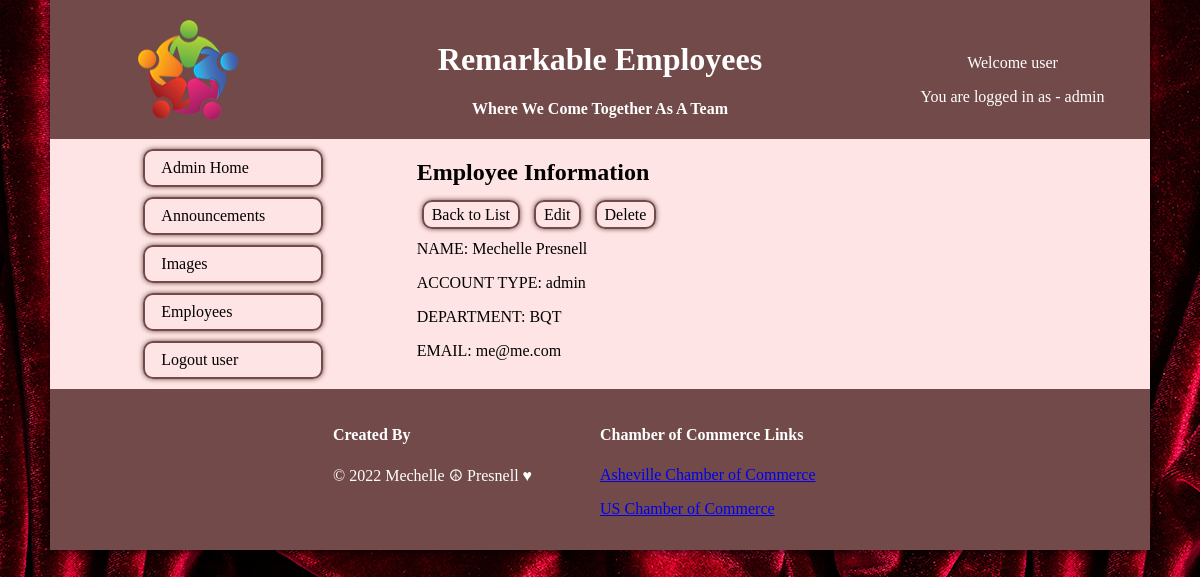
The page /staff/admin/show.php?employee_id=18 (signed in) on the database its author committed.
### tables this page shows
CREATE TABLE `employee` (
  `employee_id` int(15) NOT NULL,
  `first_name` varchar(50) NOT NULL,
  `last_name` varchar(50) NOT NULL,
  `birthday` date DEFAULT NULL,
  `start_date` date DEFAULT NULL,
  `email` varchar(100) NOT NULL,
  `username` varchar(50) NOT NULL DEFAULT 'user',
  `hashed_password` varchar(255) NOT NULL DEFAULT '12345',
  `user_level` varchar(10) DEFAULT 'employee',
  `department_initial` varchar(5) DEFAULT 'HR'
);

### private/functions.php (called while the page is built, shortened)
<?php
function url_for($script_path) {
  if($script_path[0] != '/') {
    $script_path = "/" . $script_path;
  }
  return WWW_ROOT . $script_path;
}
function u($string="") {
  return urlencode($string);
}
function h($string="") {
  return htmlspecialchars($string);
}
?>

### private/query_functions.php (called while the page is built, shortened)
<?php
function find_employee_by_id($id) {
  global $db;
  $sql = "SELECT * FROM employee ";
  $sql .= "WHERE employee_id='" . $id . "'";
  $result = mysqli_query($db, $sql);
  $subject = mysqli_fetch_assoc($result);
  return $subject;
}
?>

### public/staff/admin/show.php (the view, shortened to what this page needs)
<?php
$id = $_GET['employee_id'] ?? '1';
$employee = find_employee_by_id($id);
?>
<!DOCTYPE html>
<html lang="en">
  <head>
    <link href="../../stylesheets/public-styles.css" rel="stylesheet">
  </head>
  <body>
    <div id="main-content">
      <header>
        <a href="<?php echo url_for( 'staff/admin/index.php'); ?>"><img src="../../images/ppl-logo.png" alt="circle logo" width="100" height="100"></a>
        <div id="header-content">
          <h1>Remarkable Employees</h1>
          <h4>Where We Come Together As A Team</h4>
        </div>
        <div id="user-info">
          <p>Welcome <?php echo $_SESSION['username']; ?></p>
          <p>You are logged in as - <?php echo $_SESSION['user_level']; ?></p>
        </div>
      </header>
      <main id="page-content">
        <aside id="navigation">
          <nav id="main-nav">
            <ul>
              <l1><a href="<?php echo url_for( '/staff/admin/index.php'); ?>">Admin Home</a></l1>
              <l1><a href="announcements.php">Announcements</a></l1>
              <l1><a href="images.php">Images</a></l1>
              <l1><a href="employee_list.php">Employees</a></l1>
              <l1><a href="<?php echo url_for('../public/logout.php'); ?>">Logout <?php echo $_SESSION['username']; ?></a></l1>
            </ul>
          </nav>
        </aside>
        <article id="description">
          <div>
            <h1>Employee Information</h1>
            <div id="add-employee" id="action">
              <a class="action" href="<?php echo url_for('staff/admin/employee_list.php'); ?>">Back to List</a>
              <a class="action" href="<?php echo url_for('/staff/admin/edit.php?employee_id='. h(u($employee['employee_id']))); ?>">Edit</a>
              <a class="action" href="<?php echo url_for('/staff/admin/delete.php?employee_id='. h(u($employee['employee_id']))); ?>">Delete</a>
            </div>
          </div>
            <div>
              <div class="attributes">
                <p>NAME: <?php echo h($employee['first_name']) . " " .  h($employee['last_name']); ?></p>
                <p>ACCOUNT TYPE: <?php echo h($employee['user_level']); ?></p>
                <p>DEPARTMENT: <?php echo h($employee['department_initial']); ?></p>
                <p>EMAIL: <?php echo h($employee['email']); ?></p>
              </div>
          </div>
        </article>
      </main>
      <footer id="footer">
        <div id="my-info">
          <h4>Created By</h4>
          &copy; <?php echo date('Y'); ?> Mechelle &#9774; Presnell &hearts;
        </div>
        <div id="chamber">
          <h4>Chamber of Commerce Links</h4>
          <p><a href="https://www.ashevillechamber.org/news-events/events/wnc-career-expo/?gclid=EAIaIQobChMI--vY9Jfk9gIVBLLICh1_2gFFEAAYASAAEgJtifD_BwE">Asheville Chamber of Commerce</a></p>
          <p><a href="https://www.uschamber.com/">US Chamber of Commerce</a></p>
        </div>
      </footer>
    </div>
  </body>
</html>

### public/stylesheets/public-styles.css (style rules this page uses)
* { box-sizing: border-box; }
body { background-image: url(../images/background.jpeg); margin: 0; }
#main-content { background-color: #fee4e4; box-shadow: 0 0 10px #000; margin: 0 auto; max-width: 1100px; }
header { background-color: #724a4a; color: #fff; min-height: 100px; margin: 0; padding-top: 20px; text-align: center; }
#add-employee a { box-shadow: 0 0 5px #724a4a; border: 2px solid #724a4a; border-radius: 10px; text-decoration: none; color: #000; margin: 5px; padding: 4px 8px; }
#page-content { color: #000; padding: 20px; }
footer { background-color: #724a4a; color: #fff; margin: 0; min-height: 100px; padding: 1rem; }

### rows shown on the page
employee: first_name "Mechelle", last_name "Presnell", user_level "admin", department_initial "BQT", email "me@me.com"

### other values the page prints
$_SESSION['username'] "user"
$_SESSION['user_level'] "admin"
